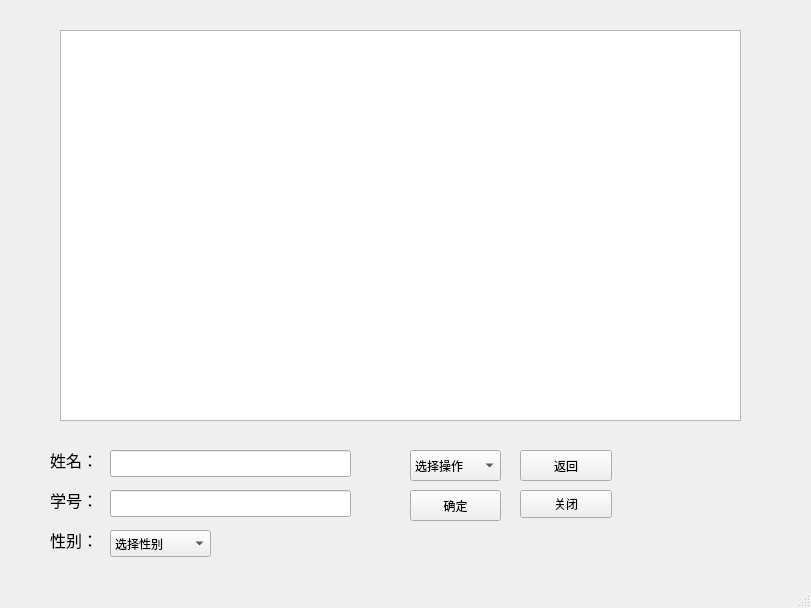
<?xml version="1.0" encoding="UTF-8"?>
<ui version="4.0">
 <class>MainWindow</class>
 <widget class="QMainWindow" name="MainWindow">
  <property name="geometry">
   <rect>
    <x>0</x>
    <y>0</y>
    <width>811</width>
    <height>608</height>
   </rect>
  </property>
  <property name="windowTitle">
   <string>MainWindow</string>
  </property>
  <widget class="QWidget" name="centralwidget">
   <widget class="QPushButton" name="return_Button">
    <property name="geometry">
     <rect>
      <x>520</x>
      <y>450</y>
      <width>92</width>
      <height>31</height>
     </rect>
    </property>
    <property name="text">
     <string>返回</string>
    </property>
   </widget>
   <widget class="QPushButton" name="close_Button">
    <property name="geometry">
     <rect>
      <x>520</x>
      <y>490</y>
      <width>92</width>
      <height>28</height>
     </rect>
    </property>
    <property name="text">
     <string>关闭</string>
    </property>
   </widget>
   <widget class="QLabel" name="name">
    <property name="geometry">
     <rect>
      <x>50</x>
      <y>450</y>
      <width>69</width>
      <height>19</height>
     </rect>
    </property>
    <property name="font">
     <font>
      <pointsize>12</pointsize>
     </font>
    </property>
    <property name="text">
     <string>姓名：</string>
    </property>
   </widget>
   <widget class="QLabel" name="id">
    <property name="geometry">
     <rect>
      <x>50</x>
      <y>490</y>
      <width>69</width>
      <height>19</height>
     </rect>
    </property>
    <property name="font">
     <font>
      <pointsize>12</pointsize>
     </font>
    </property>
    <property name="text">
     <string>学号：</string>
    </property>
   </widget>
   <widget class="QComboBox" name="functionBox">
    <property name="geometry">
     <rect>
      <x>410</x>
      <y>450</y>
      <width>91</width>
      <height>31</height>
     </rect>
    </property>
    <item>
     <property name="text">
      <string>选择操作</string>
     </property>
    </item>
    <item>
     <property name="text">
      <string>增加</string>
     </property>
    </item>
    <item>
     <property name="text">
      <string>删除</string>
     </property>
    </item>
    <item>
     <property name="text">
      <string>修改</string>
     </property>
    </item>
    <item>
     <property name="text">
      <string>查询</string>
     </property>
    </item>
   </widget>
   <widget class="QLineEdit" name="nameLine">
    <property name="geometry">
     <rect>
      <x>110</x>
      <y>450</y>
      <width>241</width>
      <height>27</height>
     </rect>
    </property>
   </widget>
   <widget class="QLineEdit" name="idLine">
    <property name="geometry">
     <rect>
      <x>110</x>
      <y>490</y>
      <width>241</width>
      <height>27</height>
     </rect>
    </property>
   </widget>
   <widget class="QPushButton" name="confirm_Button">
    <property name="geometry">
     <rect>
      <x>410</x>
      <y>490</y>
      <width>91</width>
      <height>31</height>
     </rect>
    </property>
    <property name="text">
     <string>确定</string>
    </property>
   </widget>
   <widget class="QTableView" name="tableView">
    <property name="geometry">
     <rect>
      <x>60</x>
      <y>30</y>
      <width>681</width>
      <height>391</height>
     </rect>
    </property>
   </widget>
   <widget class="QComboBox" name="genderBox">
    <property name="geometry">
     <rect>
      <x>110</x>
      <y>530</y>
      <width>101</width>
      <height>27</height>
     </rect>
    </property>
    <item>
     <property name="text">
      <string>选择性别</string>
     </property>
    </item>
    <item>
     <property name="text">
      <string>男</string>
     </property>
    </item>
    <item>
     <property name="text">
      <string>女</string>
     </property>
    </item>
   </widget>
   <widget class="QLabel" name="gender">
    <property name="geometry">
     <rect>
      <x>50</x>
      <y>530</y>
      <width>69</width>
      <height>19</height>
     </rect>
    </property>
    <property name="font">
     <font>
      <pointsize>12</pointsize>
     </font>
    </property>
    <property name="text">
     <string>性别：</string>
    </property>
   </widget>
  </widget>
  <widget class="QMenuBar" name="menubar">
   <property name="geometry">
    <rect>
     <x>0</x>
     <y>0</y>
     <width>811</width>
     <height>24</height>
    </rect>
   </property>
  </widget>
  <widget class="QStatusBar" name="statusbar"/>
 </widget>
 <resources/>
 <connections/>
</ui>
